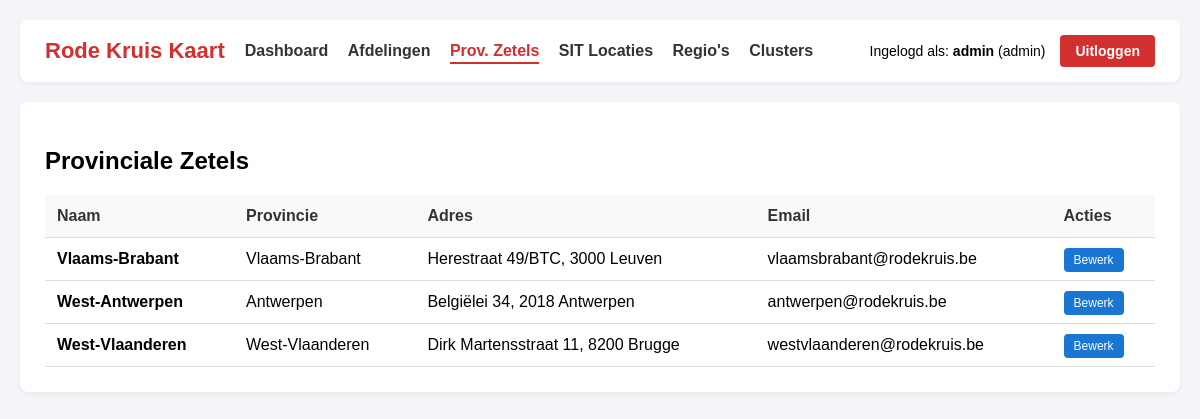
The page /provinciale-zetels (signed in) on the database its author committed.
### database.py (models this page shows)
class User(Base):
    __tablename__ = 'users'
    id = Column(Integer, primary_key=True, index=True)
    username = Column(String(50), unique=True, nullable=False)
    password_hash = Column(String(255), nullable=False)
    role = Column(String(20), nullable=False)
    province_access = Column(String(50), nullable=True)

class Department(Base):
    __tablename__ = 'departments'
    id = Column(Integer, primary_key=True, index=True)
    name = Column(String(100), unique=True, nullable=False, index=True)
    group = Column(String(50), nullable=True) # Legacy / text group
    province = Column(String(50), nullable=False, index=True)
    type = Column(String(50), default="afdeling")
    email = Column(String(100), nullable=True)
    telephone = Column(String(50), nullable=True)
    address = Column(String(255), nullable=True)
    entiteitnummer = Column(String(20), nullable=True)
    color = Column(String(20), nullable=True)
    transparent = Column(Boolean, default=False)
    lat = Column(Float, nullable=True)
    lon = Column(Float, nullable=True)
    region_id = Column(Integer, ForeignKey('regions.id'), nullable=True)
    cluster_id = Column(Integer, ForeignKey('clusters.id'), nullable=True)
    region_rel = relationship('Region', back_populates='departments')
    cluster_rel = relationship('Cluster', back_populates='departments')
    services = relationship('Service', secondary=department_services, backref='departments')
    vehicles = relationship('Vehicle', back_populates='department', cascade="all, delete-orphan")
    members = relationship('Municipality', back_populates='department', cascade="all, delete-orphan")

### main.py (the view)
@app.get("/provinciale-zetels", response_class=HTMLResponse)
async def list_provinciale_zetels(request: Request, db: Session = Depends(get_db)):
    current_user = get_current_user(request, db)
    if not current_user:
        return RedirectResponse(url="/login", status_code=status.HTTP_303_SEE_OTHER)
    zetels = db.query(Department).filter(Department.type == "provinciale_zetel").order_by(Department.name).all()
    return templates.TemplateResponse(request=request, name="provinciale_zetels.html", context={"user": current_user, "zetels": zetels})

### templates/provinciale_zetels.html (shortened to what this page needs)
{% extends "base.html" %}
	{% block content%}
	<h2>Provinciale Zetels</h2>
        <table>
            <thead>
                <tr>
                    <th>Naam</th>
                    <th>Provincie</th>
                    <th>Adres</th>
                    <th>Email</th>
                    <th>Acties</th>
                </tr>
            </thead>
            <tbody>
                {% for zetel in zetels %}
                <tr>
                    <td><strong>{{ zetel.name }}</strong></td>
                    <td>{{ zetel.province }}</td>
                    <td>{{ zetel.address or '-' }}</td>
                    <td>{{ zetel.email or '-' }}</td>
                    <td>
                        <a href="/departments/edit/{{ zetel.id }}" class="btn-edit">Bewerk</a>
                    </td>
                </tr>
                {% endfor %}
            </tbody>
        </table>
{% endblock %}

### templates/base.html (shortened to what this page needs)
<!DOCTYPE html>
<html lang="nl">
<head>
</head>
<body>
    {% if user %}
    <div class="header">
        <div style="display: flex; align-items: center; gap: 20px;">
            <h1>Rode Kruis Kaart</h1>
            <div class="nav-links">
                <a href="/" class="{% if request.url.path == '/' %}active{% endif %}">Dashboard</a>
                <a href="/departments" class="{% if '/departments' in request.url.path %}active{% endif %}">Afdelingen</a>
                <a href="/provinciale-zetels" class="{% if '/provinciale-zetels' in request.url.path %}active{% endif %}">Prov. Zetels</a>
                <a href="/sit-locations" class="{% if '/sit-locations' in request.url.path %}active{% endif %}">SIT Locaties</a>
            <a href="/regions" class="{% if '/regions' in request.url.path %}active{% endif %}">Regio's</a>
                <a href="/clusters" class="{% if '/clusters' in request.url.path %}active{% endif %}">Clusters</a>
	    </div>
        </div>
        <div class="user-info">
            <span>Ingelogd als: <strong>{{ user.username }}</strong> ({{ user.role }})</span>
            <a href="/logout" class="btn-logout">Uitloggen</a>
        </div>
    </div>
    {% endif %}
    <div class="content" {% block content_style %}{% endblock %}>
        {% block content %}{% endblock %}
    </div>
</body>
</html>

### templates/base.html (style rules this page uses)
body { font-family: Arial, sans-serif; background-color: #f4f4f9; margin: 0; padding: 20px; }
.header { display: flex; justify-content: space-between; align-items: center; background: white; padding: 15px 25px; border-radius: 8px; box-shadow: 0 2px 5px rgba(0,0,0,0.05); margin-bottom: 20px; }
h1 { color: #d32f2f; margin: 0; font-size: 22px; }
.nav-links a { margin-right: 15px; text-decoration: none; color: #333; font-weight: bold; padding-bottom: 3px; }
.nav-links a.active { color: #d32f2f; border-bottom: 2px solid #d32f2f; }
.user-info { display: flex; align-items: center; gap: 15px; font-size: 14px; }
.btn-logout { background-color: #d32f2f; color: white; padding: 8px 15px; text-decoration: none; border-radius: 4px; font-weight: bold; }
.content { background: white; padding: 25px; border-radius: 8px; box-shadow: 0 2px 5px rgba(0,0,0,0.05); overflow-x: auto; }
table { width: 100%; border-collapse: collapse; margin-top: 15px; }
th, td { padding: 12px; text-align: left; border-bottom: 1px solid #ddd; }
th { background-color: #f8f9fa; color: #333; }
.btn-edit { background-color: #1976d2; color: white; padding: 5px 10px; text-decoration: none; border-radius: 4px; font-size: 12px; }

### rows shown on the page
User: username "admin", role "admin"
Department: name "Vlaams-Brabant", province "Vlaams-Brabant", address "Herestraat 49/BTC, 3000 Leuven", email "vlaamsbrabant@rodekruis.be"
Department: name "West-Antwerpen", province "Antwerpen", address "Belgiëlei 34, 2018 Antwerpen", email "antwerpen@rodekruis.be"
Department: name "West-Vlaanderen", province "West-Vlaanderen", address "Dirk Martensstraat 11, 8200 Brugge", email "westvlaanderen@rodekruis.be"
